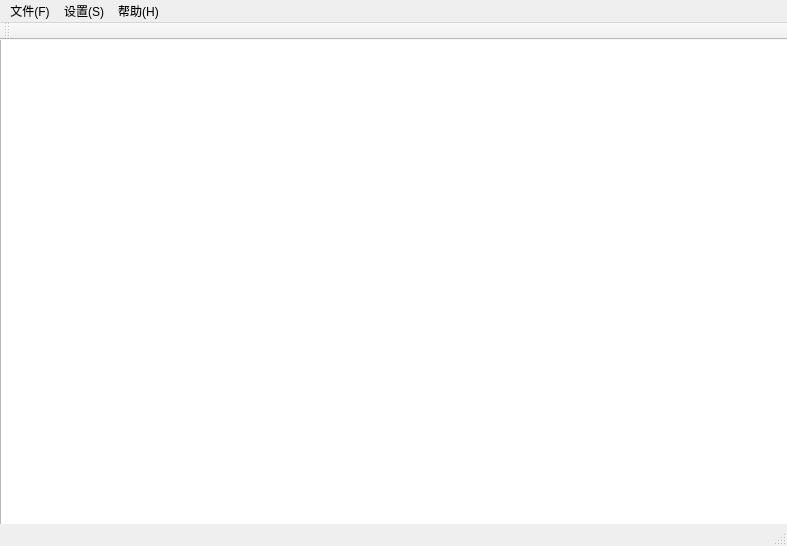
<?xml version="1.0" encoding="UTF-8"?>
<ui version="4.0">
 <class>Notepad</class>
 <widget class="QMainWindow" name="Notepad">
  <property name="geometry">
   <rect>
    <x>0</x>
    <y>0</y>
    <width>787</width>
    <height>546</height>
   </rect>
  </property>
  <property name="windowTitle">
   <string>记事本</string>
  </property>
  <widget class="QWidget" name="centralWidget">
   <widget class="QPlainTextEdit" name="plainTextEdit">
    <property name="geometry">
     <rect>
      <x>0</x>
      <y>-10</y>
      <width>791</width>
      <height>511</height>
     </rect>
    </property>
    <property name="styleSheet">
     <string notr="true"/>
    </property>
   </widget>
  </widget>
  <widget class="QMenuBar" name="menuBar">
   <property name="geometry">
    <rect>
     <x>0</x>
     <y>0</y>
     <width>787</width>
     <height>23</height>
    </rect>
   </property>
   <widget class="QMenu" name="menu_F">
    <property name="title">
     <string>文件(F)</string>
    </property>
    <addaction name="actionopen"/>
    <addaction name="actionsave"/>
   </widget>
   <widget class="QMenu" name="menu_S">
    <property name="title">
     <string>设置(S)</string>
    </property>
    <addaction name="actionfont"/>
    <addaction name="actionbackgroud"/>
   </widget>
   <widget class="QMenu" name="menu_F_2">
    <property name="title">
     <string>帮助(H)</string>
    </property>
    <addaction name="actionabout_notepad"/>
   </widget>
   <addaction name="menu_F"/>
   <addaction name="menu_S"/>
   <addaction name="menu_F_2"/>
  </widget>
  <widget class="QToolBar" name="mainToolBar">
   <attribute name="toolBarArea">
    <enum>TopToolBarArea</enum>
   </attribute>
   <attribute name="toolBarBreak">
    <bool>false</bool>
   </attribute>
  </widget>
  <widget class="QStatusBar" name="statusBar"/>
  <action name="actionopen">
   <property name="icon">
    <iconset resource="res.qrc">
     <normaloff>:/pic/open.png</normaloff>:/pic/open.png</iconset>
   </property>
   <property name="text">
    <string>打开(O)</string>
   </property>
   <property name="shortcut">
    <string>Ctrl+O</string>
   </property>
  </action>
  <action name="actionsave">
   <property name="icon">
    <iconset resource="res.qrc">
     <normaloff>:/pic/save.png</normaloff>:/pic/save.png</iconset>
   </property>
   <property name="text">
    <string>保存(S)</string>
   </property>
   <property name="shortcut">
    <string>Ctrl+S</string>
   </property>
  </action>
  <action name="actionfont">
   <property name="text">
    <string>字体(F)</string>
   </property>
  </action>
  <action name="actionbackgroud">
   <property name="text">
    <string>背景(G)</string>
   </property>
  </action>
  <action name="actionabout_notepad">
   <property name="icon">
    <iconset resource="res.qrc">
     <normaloff>:/pic/notepad.png</normaloff>:/pic/notepad.png</iconset>
   </property>
   <property name="text">
    <string>关于记事本(A)</string>
   </property>
  </action>
 </widget>
 <layoutdefault spacing="6" margin="11"/>
 <resources>
  <include location="res.qrc"/>
 </resources>
 <connections/>
</ui>
